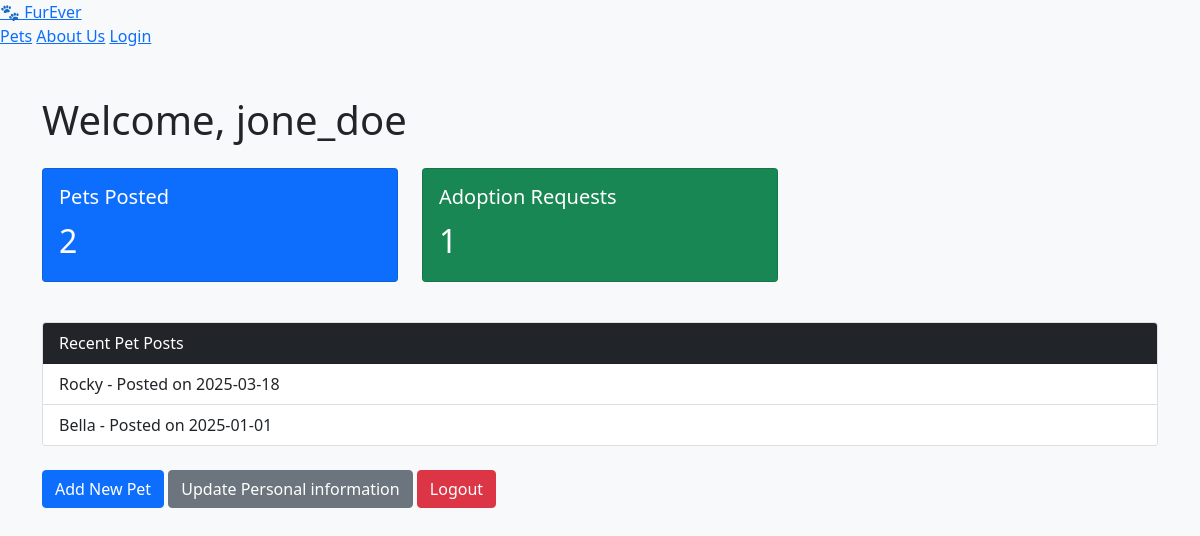
/public/staff/provider/provider_dashboard.php (signed in), run on the app's committed database.
### tables this page shows
CREATE TABLE `pet` (
  `pet_id` int(5) NOT NULL,
  `pet_name` varchar(20) NOT NULL,
  `location` varchar(50) NOT NULL,
  `pet_type` varchar(20) NOT NULL,
  `post_date` date NOT NULL,
  `description` text NOT NULL
);

### public/staff/provider/provider_dashboard.php (the view, shortened to what this page needs)
<?php require_once("../../../private/functions/initialization.php") ?>
<?php
      $user_name = $_SESSION['user_name'];
      $userQuery = "SELECT user_id FROM user WHERE user_name = '$user_name'";
      $userResult = mysqli_query($connection, $userQuery);
      $userData = mysqli_fetch_assoc($userResult);
      $user_id = $userData['user_id'];
      $petCountQuery = "SELECT COUNT(*) AS pet_count FROM provide_records WHERE user_id = '$user_id'";
      $petCountResult = mysqli_query($connection, $petCountQuery);
      $petCount = mysqli_fetch_assoc($petCountResult)['pet_count'];
      $adoptionRequestCountQuery = "SELECT COUNT(*) AS adoption_request_count FROM adoption_records ar JOIN provide_records pr ON ar.pet_id = pr.pet_id WHERE pr.user_id = '$user_id' AND ar.status = 'Processing'";
      $adoptionRequestCountResult = mysqli_query($connection, $adoptionRequestCountQuery);
      $adoptionRequestCount = mysqli_fetch_assoc($adoptionRequestCountResult)['adoption_request_count'];
      $recentPetsQuery = "SELECT pet.pet_name, pet.post_date
                    FROM provide_records
                    JOIN pet ON provide_records.pet_id = pet.pet_id
                    WHERE provide_records.user_id = '$user_id'
                    ORDER BY pet.post_date DESC
                    LIMIT 3";
      $recentPetsResult = mysqli_query($connection, $recentPetsQuery);
?>
<!DOCTYPE html>
<html lang="en">
<head>
    <link href="https://cdn.jsdelivr.net/npm/bootstrap@5.1.0/dist/css/bootstrap.min.css" rel="stylesheet">
</head>
<?php require(ROOT_PATH . SHARED_PATH.'/header.php'); ?>
<body class="bg-light">
<div class="container mt-5">
    <h1 class="mb-4">Welcome, <?= htmlspecialchars($user_name) ?></h1>
    <div class="row">
        <a href="provider_dashboard_post.php" class="col-md-4 text-decoration-none">
            <div class="card text-white bg-primary mb-3">
                <div class="card-body">
                    <h5 class="card-title">Pets Posted</h5>
                    <p class="card-text fs-2"><?= $petCount ?></p>
                </div>
            </div>
        </a>
        <a href="adoption_requests.php" class="col-md-4 text-decoration-none">
            <div class="card text-white bg-success mb-3">
                <div class="card-body">
                    <h5 class="card-title">Adoption Requests</h5>
                    <p class="card-text fs-2"><?= $adoptionRequestCount ?></p>
                </div>
            </div>
        </a>
    </div>
    <div class="card mt-4">
        <div class="card-header bg-dark text-white">Recent Pet Posts</div>
        <ul class="list-group list-group-flush">
            <?php while ($pet = mysqli_fetch_assoc($recentPetsResult)) : ?>
                <li class="list-group-item">
                    <?= htmlspecialchars($pet['pet_name']) ?> - Posted on <?= htmlspecialchars($pet['post_date']) ?>
                </li>
            <?php endwhile; ?>
        </ul>
    </div>
    <div class="mt-4">
        <a href="post_pet.php" class="btn btn-primary">Add New Pet</a>
        <a href="../general/personal_info.php" class="btn btn-secondary">Update Personal information</a>
        <a href="../general/logout.php" class="btn btn-danger">Logout</a>
    </div>
</div>
</body>
</html>

### data on the page
pet: pet_name "Rocky", post_date "2025-03-18"
pet: pet_name "Bella", post_date "2025-01-01"

### other printed values
$user_name "jone_doe"
$petCount "2"
$adoptionRequestCount "1"
